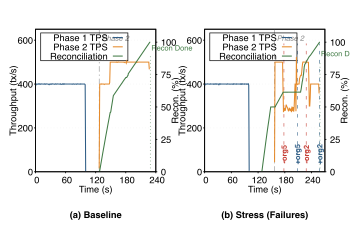

Write the gnuplot code that produced this figure.
# Plot: Dynamic membership and fault tolerance (2 panels, single column, horizontal)
# Style matched to dissemination_sensitivity.gnuplot
set terminal pdfcairo enhanced color font "Times,10" size 3.5,2.4
set output 'plots/combined_plot.pdf'

set multiplot layout 1,2 margins 0.10,0.93,0.28,0.88 spacing 0.14,0

# ── Common styling ──
set grid ytics lt 0 lw 1 lc rgb "#dddddd"
set border 15 lw 1.2
set xtics nomirror out scale 0.4
set ytics nomirror out scale 0.4 offset 0.8,0
set y2tics nomirror out scale 0.4 offset -0.8,0

# ── Color definitions matching paper palette ──
set style line 1 lc rgb "#2C5B84" lt 1 lw 1.5    # Phase 1: primary blue
set style line 2 lc rgb "#E58A2B" lt 1 lw 1.5    # Phase 2: secondary orange
set style line 3 lc rgb "#417B45" lt 1 lw 1.5    # Reconciliation: green

# ═══════════════════════════════════════
# (a) Baseline: Throughput + Reconciliation
# ═══════════════════════════════════════
set xlabel "Time (s)" offset 0,0.8
set ylabel "Throughput (tx/s)" offset 2.5,0
set y2label "Recon. (%)" offset -3.5,0

set xrange [0:240]
set yrange [0:650]
set y2range [0:110]

set xtics 60 offset 0,0.3
set ytics 200
set y2tics 25

set key top left font "Times,10" spacing 1.0 samplen 1.2 width -1 box lw 1.0
unset title
set label 1 "(a) Baseline" at graph 0.5, graph -0.30 center font "Times-Bold,10"

# Phase boundary annotation
set arrow 1 from 127, graph 0 to 127, graph 1 nohead dt 4 lw 0.8 lc rgb "#888888"
set label 2 "Phase 2" at 132, 610 left font "Times-Italic,8" tc rgb "#888888"

# Reconciliation completion marker
set arrow 2 from 229, graph 0 to 229, graph 0.82 nohead dt 3 lw 1.0 lc rgb "#417B45"
set label 3 "Recon Done" at 231, graph 0.87 left font "Times,8" tc rgb "#417B45"

plot 'plots/plot_data/b_p1_tps.dat' using 1:2 with lines ls 1 title "Phase 1 TPS", \
     'plots/plot_data/b_p3_tps.dat' using 1:2 with lines ls 2 title "Phase 2 TPS", \
     'plots/plot_data/b_recon.dat' using 1:2 with lines ls 3 title "Reconciliation" axes x1y2

unset arrow
unset label

# ═══════════════════════════════════════
# (b) Stress: Throughput + Reconciliation
# ═══════════════════════════════════════
set xlabel "Time (s)" offset 0,0.8
set ylabel "Throughput (tx/s)" offset 2.5,0
set y2label "Recon. (%)" offset -3.5,0

set xrange [0:270]
set yrange [0:650]
set y2range [0:110]

set xtics 60 offset 0,0.3
set ytics 200
set y2tics 25

set key top left font "Times,10" spacing 1.0 samplen 1.2 width -1 box lw 1.0
unset title
set label 1 "(b) Stress (Failures)" at graph 0.5, graph -0.30 center font "Times-Bold,10"

# Phase boundary
set arrow 1 from 157, graph 0 to 157, graph 1 nohead dt 4 lw 0.8 lc rgb "#888888"
set label 2 "Phase 2" at 162, 610 left font "Times-Italic,8" tc rgb "#888888"

# Failure/Recovery annotations — vertical labels just above x-axis
set arrow 10 from 178, graph 0 to 178, graph 0.90 nohead dt 2 lw 0.8 lc rgb "#C43A31"
set label 10 "-org5" at 178, 80 center rotate by 90 font "Times-Bold,8" tc rgb "#C43A31"

set arrow 11 from 208, graph 0 to 208, graph 0.90 nohead dt 2 lw 0.8 lc rgb "#2C5B84"
set label 11 "+org5" at 208, 80 center rotate by 90 font "Times-Bold,8" tc rgb "#2C5B84"

set arrow 12 from 228, graph 0 to 228, graph 0.90 nohead dt 2 lw 0.8 lc rgb "#C43A31"
set label 12 "-org2" at 228, 80 center rotate by 90 font "Times-Bold,8" tc rgb "#C43A31"

set arrow 13 from 258, graph 0 to 258, graph 0.90 nohead dt 2 lw 0.8 lc rgb "#2C5B84"
set label 13 "+org2" at 258, 80 center rotate by 90 font "Times-Bold,8" tc rgb "#2C5B84"

# Reconciliation completion marker
set arrow 14 from 259, graph 0 to 259, graph 0.78 nohead dt 3 lw 1.0 lc rgb "#417B45"
set label 14 "Recon Done" at 261, graph 0.83 left font "Times,8" tc rgb "#417B45"

plot 'plots/plot_data/s_p1_tps.dat' using 1:2 with lines ls 1 title "Phase 1 TPS", \
     'plots/plot_data/s_p3_tps.dat' using 1:2 with lines ls 2 title "Phase 2 TPS", \
     'plots/plot_data/s_recon.dat' using 1:2 with lines ls 3 title "Reconciliation" axes x1y2

unset multiplot
